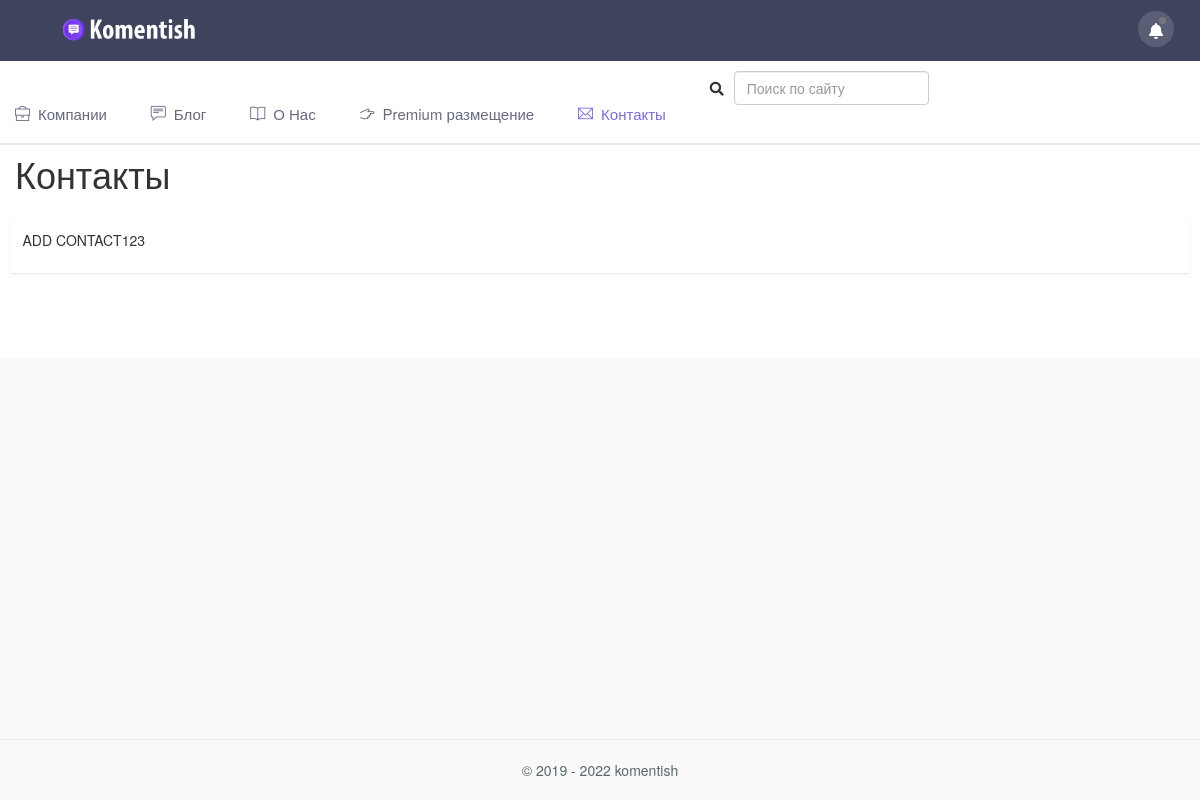
Before: /contact with the older database file.
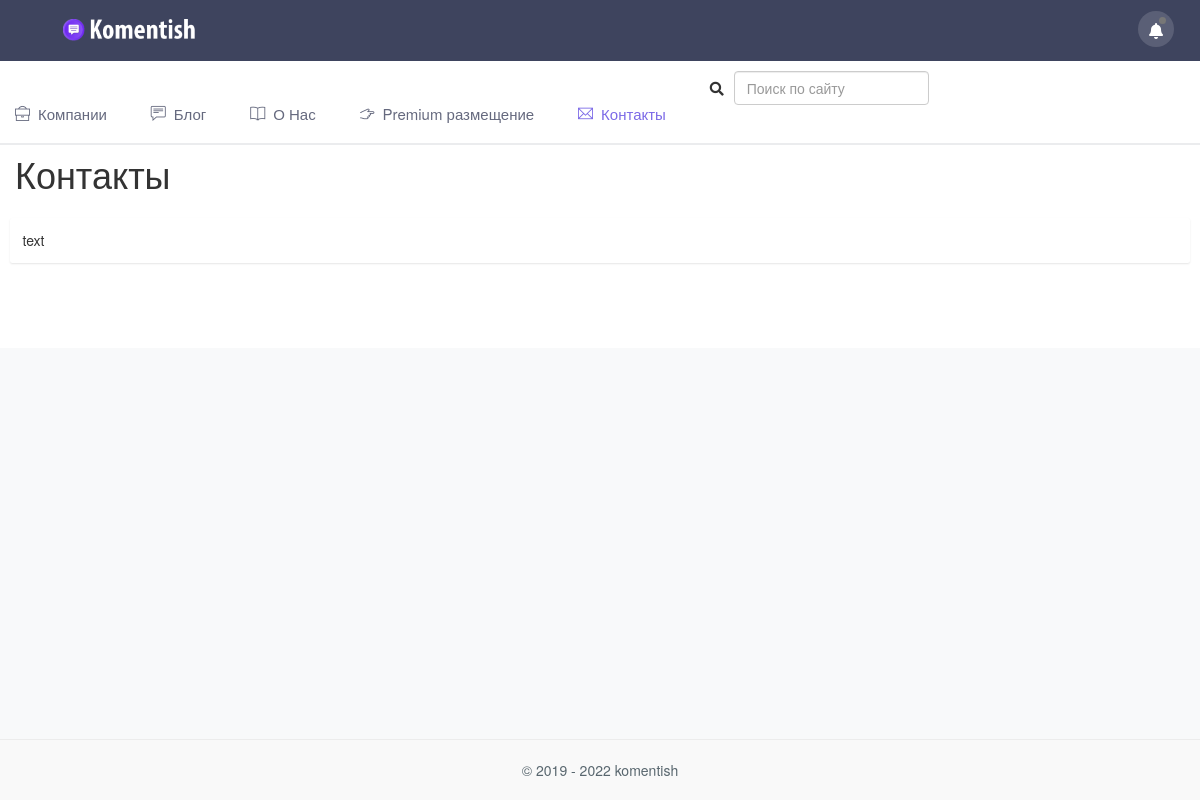
After: the same page with the newer database file.
### models.py (models this page shows)
class Contact(db.Model):
    id = db.Column(db.Integer, primary_key=True)
    content = db.Column(db.Text)

### view.py (the view)
@app.route('/contact')
def contact():
    contact = Contact.query.all()
    return render_template('contact.html', contact=contact)

### templates/contact.html (shortened to what this page needs)
{% extends 'base.html' %}
{% block content %}
<div class="row">
                <div class="col-sm-12">
                    <div class="page-title-box">
                        <div class="row align-items-center">
                            <div class="col-md-8">
                                <h1 class="page-title m-0">Контакты</h1>
                            </div>
                        </div>
                    </div>
                </div>
            </div>
            <div class="row">
                <div class="col-xl-12">
                            {% for i in contact %}
                                <div class="card">
                                    <div class="card-body">
                                        {{ i.content | safe }}
                                    </div>
                                </div>
                            {% endfor %}
                </div>
            </div>
{% endblock %}

Changed rows visible on the page:
changed Contact: content "ADD CONTACT123" → "text"
